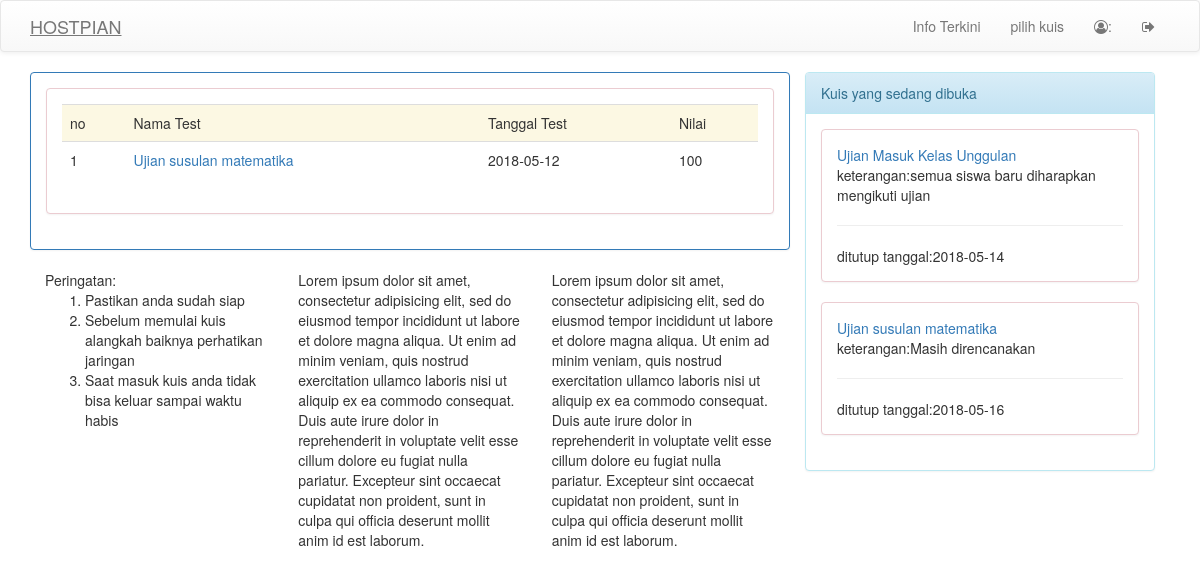
Screenshot of /index.php/c_siswa/kuis with the database file from the repository.
### tables this page shows
CREATE TABLE `nilai_test` (
  `id_nilai` int(11) NOT NULL,
  `id_test` varchar(6) NOT NULL,
  `nilai` int(11) NOT NULL,
  `id_siswa` varchar(20) NOT NULL
);

CREATE TABLE `test` (
  `id_test` varchar(6) NOT NULL,
  `nama_test` varchar(50) NOT NULL,
  `ket_test` text NOT NULL,
  `tanggal_mulai` date NOT NULL,
  `tanggal_akhir` date NOT NULL,
  `jumlah_soal` int(3) NOT NULL,
  `waktu_pengerjaan` int(4) NOT NULL,
  `id_guru` varchar(20) NOT NULL
);

### application/controllers/c_siswa.php (called while the page is built, shortened)
<?php
class C_siswa extends CI_Controller{
	function __construct(){
		$this->load->model('m_query_siswa');
        $this->load->helper('url');
	}
	function kuis(){
		$data['test'] = $this->m_query_siswa->tampil_test()->result();
		$data['nilai_test'] = $this->m_query_siswa->tampil_nilai()->result();
		$this->load->view('siswa/header_siswa');
		$this->load->view('siswa/kuis_siswa',$data);
	}
}

### index.php (called while the page is built, shortened)
<?php
require_once BASEPATH.'core/CodeIgniter.php';

### application/models/m_query_siswa.php (called while the page is built, shortened)
<?php
class M_query_siswa extends CI_Model{
	function tampil_test(){
		return $this->db->get('test');
	}
	function tampil_nilai(){
		$this->db->select('test.nama_test, nilai_test.nilai, test.tanggal_mulai');
		$this->db->from('test');
		$this->db->join('nilai_test','test.id_test=nilai_test.id_test');
		return $this->db->get();
	}
}

### application/views/siswa/kuis_siswa.php (the view, shortened to what this page needs)
<div class="container">
	<div class="col-sm-8">
		<div class="row">
			<div class="panel panel-primary">
				<div class="panel-body">
					<?php
					$no=1;
	 					foreach ($nilai_test as $b) {
	 						echo "
							<div class='panel panel-danger'>
								<div class='panel-body'>
									<table class='table'>
										<tr class='warning'>
											<td>no</td>
											<td>Nama Test</td>
											<td>Tanggal Test</td>
											<td>Nilai</td>
										<tr>
										<tr>
											<td>".$no."</td>
											<td><a href=''>".$b->nama_test."</a></td>
											<td>".$b->tanggal_mulai."</td>
											<td>".$b->nilai."</td>
										</tr>
									</table>
								</div>
							</div>
	 						";
	 					}
					 ?>
				</div>
			</div>
		</div>
		<div class="row">
			<div class="col-sm-4">
				Peringatan:
				<ol type="number">
					<li>Pastikan anda sudah siap</li>
					<li>Sebelum memulai kuis alangkah baiknya perhatikan jaringan</li>
					<li>Saat masuk kuis anda tidak bisa keluar sampai waktu habis</li>
				</ol>
			</div>
			<div class="col-sm-4">
				Lorem ipsum dolor sit amet, consectetur adipisicing elit, sed do eiusmod
				tempor incididunt ut labore et dolore magna aliqua. Ut enim ad minim veniam,
				quis nostrud exercitation ullamco laboris nisi ut aliquip ex ea commodo
				consequat. Duis aute irure dolor in reprehenderit in voluptate velit esse
				cillum dolore eu fugiat nulla pariatur. Excepteur sint occaecat cupidatat non
				proident, sunt in culpa qui officia deserunt mollit anim id est laborum.
			</div>
			<div class="col-sm-4">
				Lorem ipsum dolor sit amet, consectetur adipisicing elit, sed do eiusmod
				tempor incididunt ut labore et dolore magna aliqua. Ut enim ad minim veniam,
				quis nostrud exercitation ullamco laboris nisi ut aliquip ex ea commodo
				consequat. Duis aute irure dolor in reprehenderit in voluptate velit esse
				cillum dolore eu fugiat nulla pariatur. Excepteur sint occaecat cupidatat non
				proident, sunt in culpa qui officia deserunt mollit anim id est laborum.
			</div>
		</div>
	</div>
	<div class="col-sm-4">
		<div class="panel panel-info">
			<div class="panel-heading">
				Kuis yang sedang dibuka
			</div>
			<div class="panel-body">
				<?php
 					foreach ($test as $u) {
 						echo "
						<div class='panel panel-danger'>
							<div class='panel-body'>";
							echo anchor('c_siswa/masuk_kuis/'.$u->id_test,$u->nama_test);
							echo"<br/>
								keterangan:".$u->ket_test."<br/><hr></hr>
								ditutup tanggal:".$u->tanggal_akhir."
							</div>
						</div>
 						";
 					}
				 ?>
			</div>
		</div>
	</div>
</div>

### rows the page displays
nilai_test: id_test.nama_test "Ujian susulan matematika", id_test.tanggal_mulai "2018-05-12", nilai "100"
test: id_test+nama_test "Ujian Masuk Kelas Unggulan", ket_test "semua siswa baru diharapkan mengikuti ujian", tanggal_akhir "2018-05-14"
test: id_test+nama_test "Ujian susulan matematika", ket_test "Masih direncanakan", tanggal_akhir "2018-05-16"
